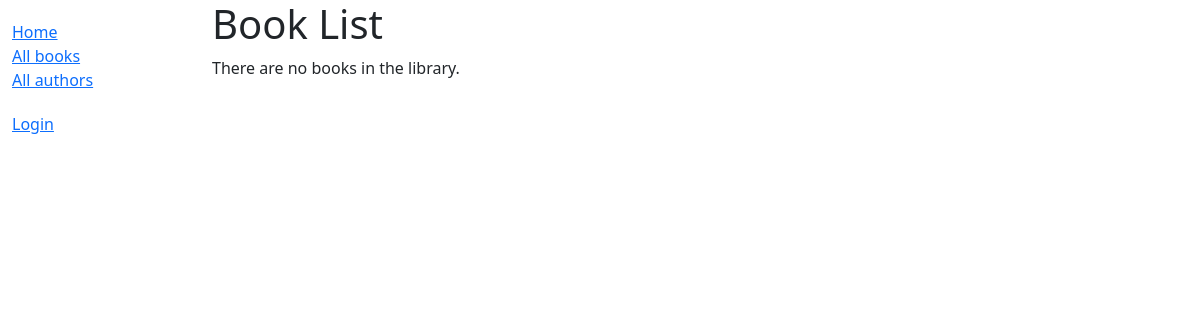
/catalog/books/, run on an earlier commit of the app's database.
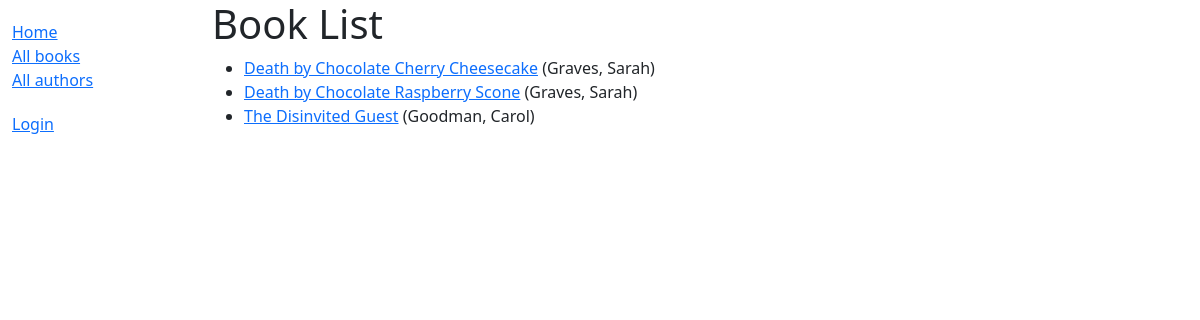
And on a later commit of the database.
### catalog/models.py (models this page shows, shortened)
class Book(models.Model):
    title = models.CharField(max_length=200)
    author = models.ForeignKey('Author', on_delete=models.RESTRICT, null=True)
    summary = models.TextField(
        max_length=1000, help_text="Enter a brief description of the book")
    isbn = models.CharField('ISBN', max_length=13,
                            unique=True,
                            help_text='13 Character <a href="https://www.isbn-international.org/content/what-isbn'
                                      '">ISBN number</a>')
    genre = models.ManyToManyField(
        Genre, help_text="Select a genre for this book")
    language = models.ForeignKey(
        'Language', on_delete=models.SET_NULL, null=True)
    class Meta:
        ordering = ['title', 'author']
    def display_genre(self):
        """Creates a string for the Genre. This is required to display genre in Admin."""
        return ', '.join([genre.name for genre in self.genre.all()[:3]])
    display_genre.short_description = 'Genre'
    def get_absolute_url(self):
        return reverse('book-detail', args=[str(self.id)])

class Author(models.Model):
    first_name = models.CharField(max_length=100)
    last_name = models.CharField(max_length=100)
    date_of_birth = models.DateField(null=True, blank=True)
    date_of_death = models.DateField('died', null=True, blank=True)
    class Meta:
        ordering = ['last_name', 'first_name']
    def __str__(self):
        return f'{self.last_name}, {self.first_name}'

### catalog/views.py (the view)
# urls.py: path('books/', views.BookListView.as_view(), name='books'),
class BookListView(generic.ListView):
    model = Book
    paginate_by = 10

### catalog/templates/catalog/book_list.html
{% extends "base_generic.html" %}
{% block content %}
  <h1>Book List</h1>
  {% if book_list %}
    <ul>
      {% for book in book_list %}
      <li>
        <a href="{{ book.get_absolute_url }}">{{ book.title }}</a>
        ({{book.author}})
      </li>
      {% endfor %}
    </ul>
  {% else %}
    <p>There are no books in the library.</p>
  {% endif %}
{% endblock %}

### catalog/templates/base_generic.html (shortened to what this page needs)
<!DOCTYPE html>
<html lang="en">
  <head>
    <link href="https://cdn.jsdelivr.net/npm/bootstrap@5.3.3/dist/css/bootstrap.min.css"
      rel="stylesheet"
>
    {% load static %}
    <link rel="stylesheet" href="{% static 'css/styles.css' %}" />
  </head>
  <body>
    <div class="container-fluid">
      <div class="row">
        <div class="col-sm-2">
          {% block sidebar %}
            <ul class="sidebar-nav">
              <li><a href="{% url 'index' %}">Home</a></li>
              <li><a href="{% url 'books' %}">All books</a></li>
              <li><a href="{% url 'authors' %}">All authors</a></li>
            </ul>
            <ul class="sidebar-nav">
               {% if user.is_authenticated %}
               <li>User: {{ user.get_username }}</li>
               <li><a href="{% url 'my-borrowed' %}">My Borrowed</a></li>
               <li>
                 <form id="logout-form" method="post" action="{% url 'admin:logout' %}">
                   {% csrf_token %}
                   <button type="submit" class="btn btn-link">Logout</button>
                 </form>
               </li>
               {% else %}
               <li><a href="{% url 'login' %}?next={{ request.path }}">Login</a></li>
               {% endif %}
             </ul>
          {% endblock %}
        </div>
        <div class="col-sm-10 ">
          {% block content %}{% endblock %}
        </div>
      </div>
    </div>
  </body>
</html>

### catalog/static/css/styles.css (style rules this page uses)
.sidebar-nav { margin-top: 20px; padding: 0; list-style: none; }

What changed in the data, as far as the page shows it:
added Book: title "Death by Chocolate Cherry Cheesecake", author "Graves, Sarah"
added Book: title "Death by Chocolate Raspberry Scone", author "Graves, Sarah"
added Book: title "The Disinvited Guest", author "Goodman, Carol"
Also different on the page:
text no longer shown: "There are no books in the library."
